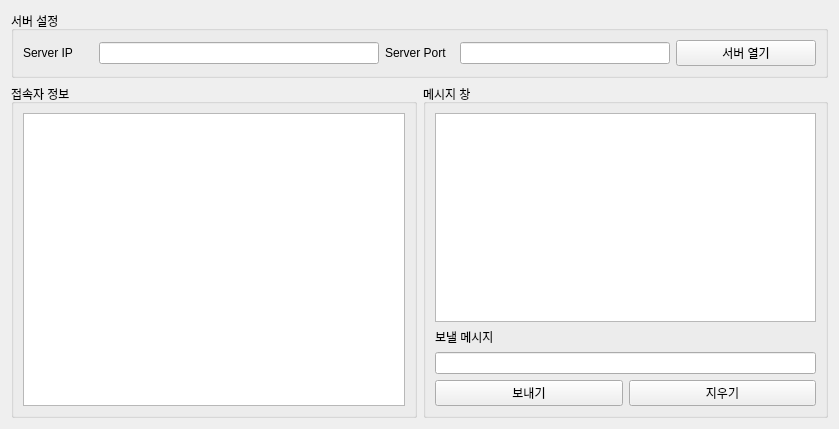
<?xml version="1.0" encoding="UTF-8"?>
<ui version="4.0">
 <class>Form</class>
 <widget class="QWidget" name="Form">
  <property name="geometry">
   <rect>
    <x>0</x>
    <y>0</y>
    <width>839</width>
    <height>429</height>
   </rect>
  </property>
  <property name="windowTitle">
   <string>Form</string>
  </property>
  <layout class="QVBoxLayout" name="verticalLayout_2">
   <item>
    <widget class="QGroupBox" name="groupBox">
     <property name="title">
      <string>서버 설정</string>
     </property>
     <layout class="QHBoxLayout" name="horizontalLayout" stretch="1,4,1,3,2">
      <item>
       <widget class="QLabel" name="label">
        <property name="text">
         <string>Server IP</string>
        </property>
       </widget>
      </item>
      <item>
       <widget class="QLineEdit" name="ip"/>
      </item>
      <item>
       <widget class="QLabel" name="label_2">
        <property name="text">
         <string>Server Port</string>
        </property>
       </widget>
      </item>
      <item>
       <widget class="QLineEdit" name="port"/>
      </item>
      <item>
       <widget class="QPushButton" name="btn_open">
        <property name="text">
         <string>서버 열기</string>
        </property>
       </widget>
      </item>
     </layout>
    </widget>
   </item>
   <item>
    <layout class="QHBoxLayout" name="horizontalLayout_4">
     <item>
      <widget class="QGroupBox" name="groupBox_2">
       <property name="title">
        <string>접속자 정보</string>
       </property>
       <layout class="QHBoxLayout" name="horizontalLayout_3">
        <item>
         <widget class="QTableWidget" name="tw"/>
        </item>
       </layout>
      </widget>
     </item>
     <item>
      <widget class="QGroupBox" name="groupBox_3">
       <property name="title">
        <string>메시지 창</string>
       </property>
       <layout class="QVBoxLayout" name="verticalLayout">
        <item>
         <widget class="QListWidget" name="lw"/>
        </item>
        <item>
         <widget class="QLabel" name="label_3">
          <property name="text">
           <string>보낼 메시지</string>
          </property>
         </widget>
        </item>
        <item>
         <widget class="QLineEdit" name="msg"/>
        </item>
        <item>
         <layout class="QHBoxLayout" name="horizontalLayout_2">
          <item>
           <widget class="QPushButton" name="btn_send">
            <property name="text">
             <string>보내기</string>
            </property>
           </widget>
          </item>
          <item>
           <widget class="QPushButton" name="btn_del">
            <property name="text">
             <string>지우기</string>
            </property>
           </widget>
          </item>
         </layout>
        </item>
       </layout>
      </widget>
     </item>
    </layout>
   </item>
  </layout>
 </widget>
 <resources/>
 <connections/>
</ui>
